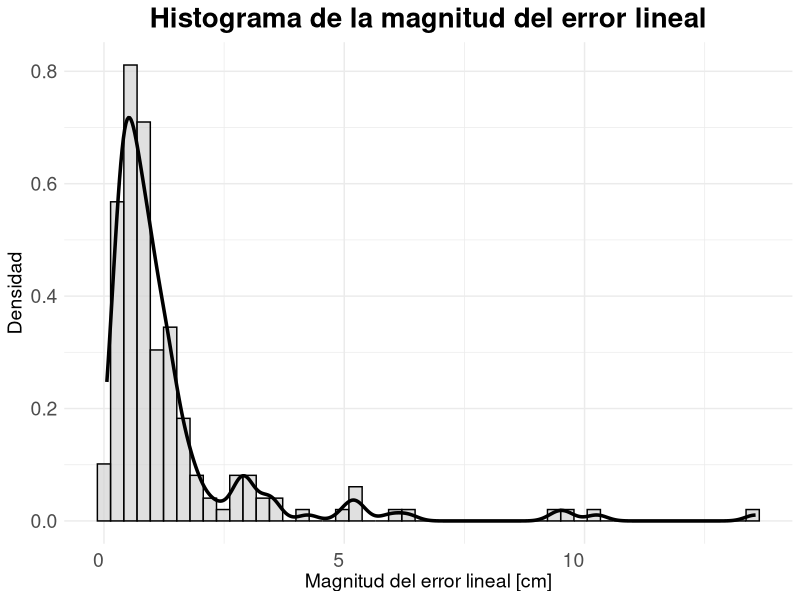
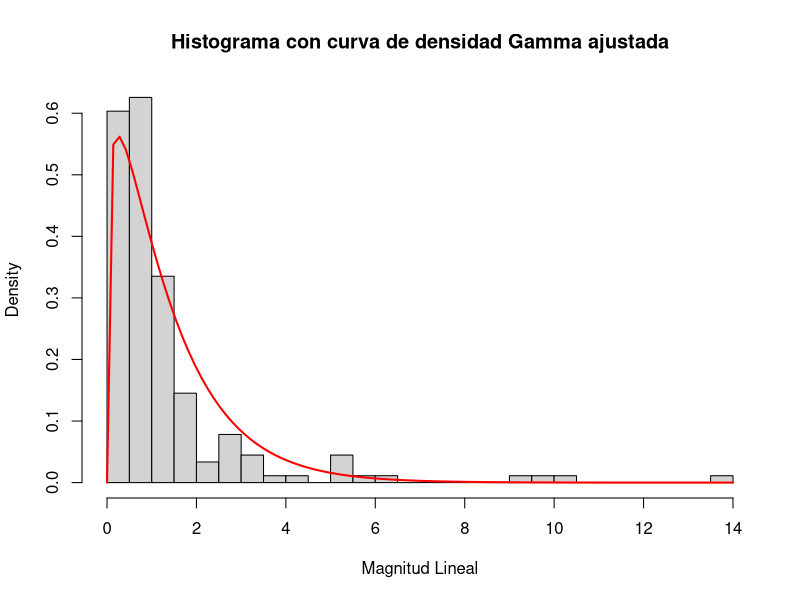
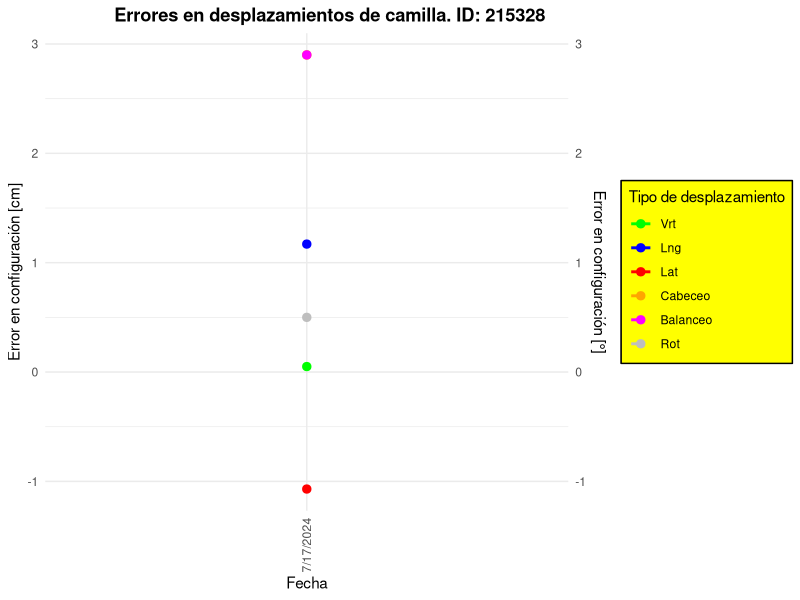
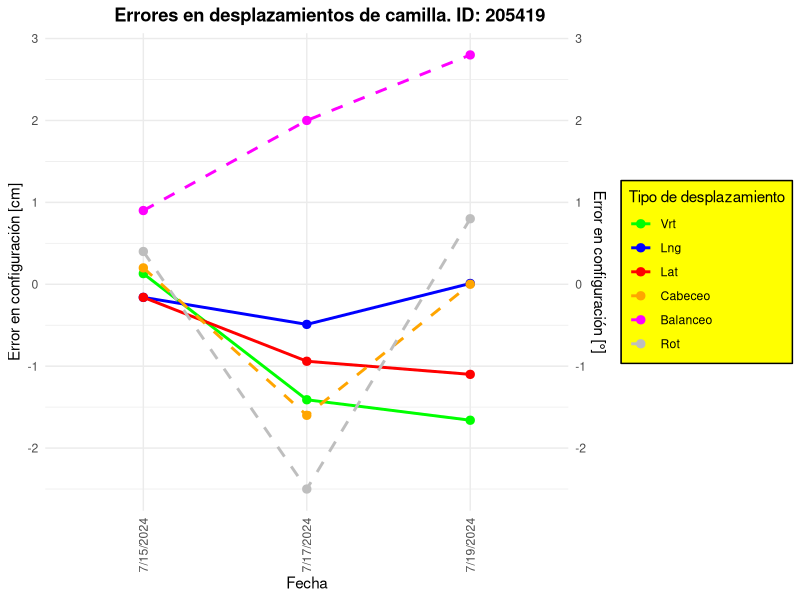
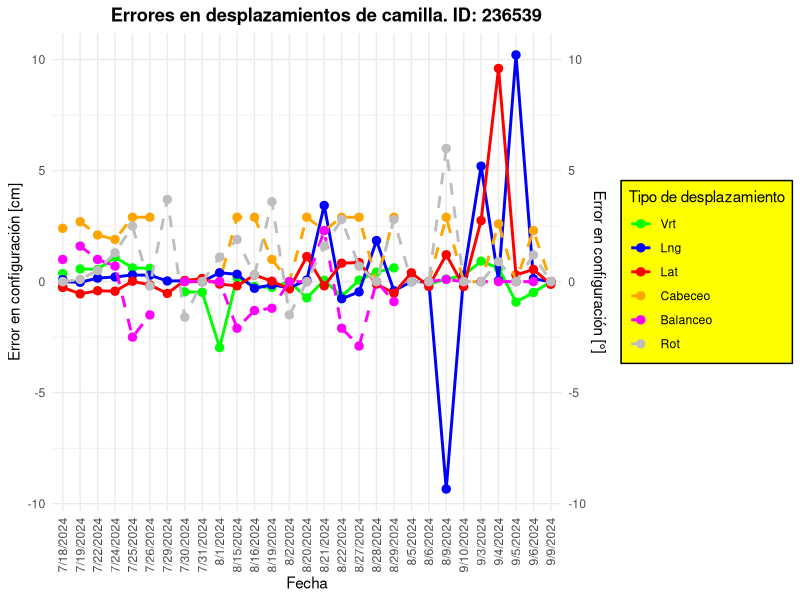
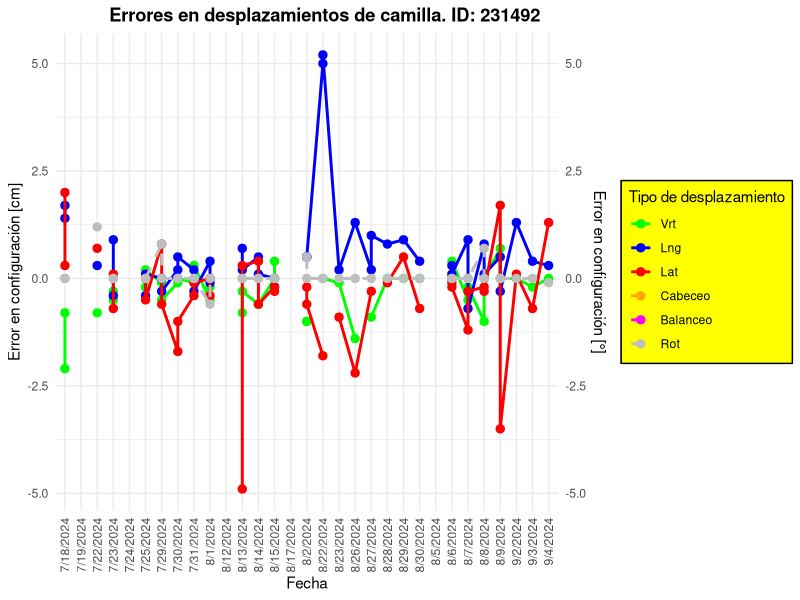
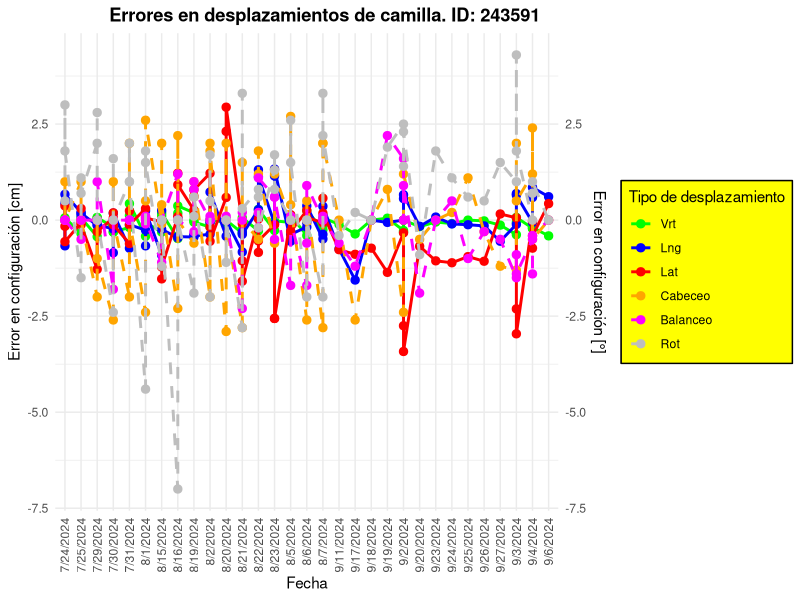
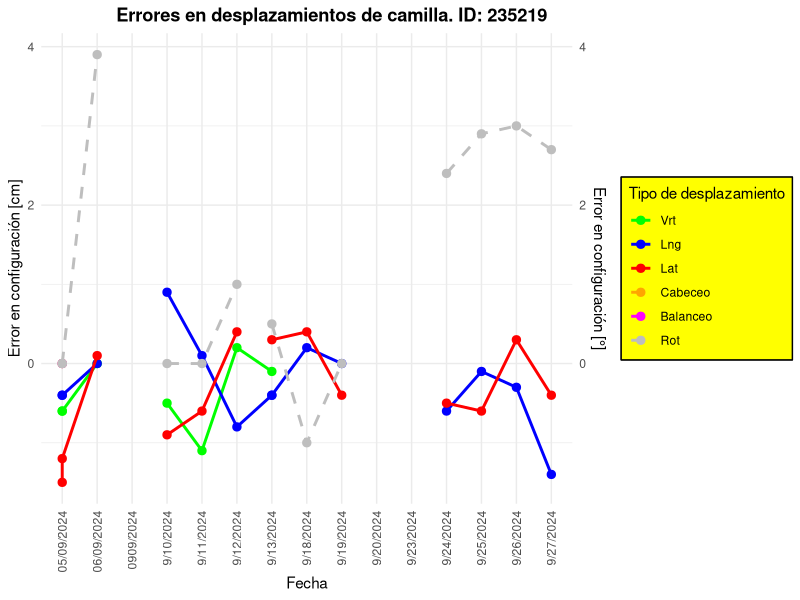

These figures' R source, in order: (Note: this script raises an error after producing the figures.)
####Paquetes####

library(ggplot2)
library(tidyr)
library(dplyr)
library(ggthemes)

####Datos####

setwd("C:\\Users\\c-lop\\Documents\\GitHub\\Radioterapia_SS\\Desplazamiento_camilla")

datos<-read.csv("colchones.csv",header=TRUE)

str(datos)

errores_col <- c("vrt", "lng", "lat", "cabeceo", "balanceo", "rot")

errores_col_num <- c("vrt_num", "lng_num", "lat_num", "cabeceo_num", "balanceo_num", "rot_num")

for (col in errores_col) {
  datos[[paste0(col, "_num")]] <- as.numeric(na_if(datos[[col]], "n.d."))
  datos[[paste0(col, "_num")]] <- as.numeric(na_if(datos[[col]], "n.i."))
}

####Gráficas errores####

ids_pacientes <- unique(datos$id)

# Filtrar datos para un paciente específico y graficar errores

for (id_f in ids_pacientes) {
  datos_paciente <- datos %>% filter(id == id_f)
  
  p_general_paciente <- ggplot(datos_paciente, aes(x = fecha)) +
    
    geom_line(aes(y = vrt_num, color = "Vrt", group = id_f), size = 1, na.rm = TRUE) +
    geom_point(aes(y = vrt_num, color = "Vrt", group = id_f), size = 2.5, na.rm = TRUE) +
    
    geom_line(aes(y = lng_num, color = "Lng", group = id_f), size = 1, na.rm = TRUE) +
    geom_point(aes(y = lng_num, color = "Lng", group = id_f), size = 2.5, na.rm = TRUE) +
    
    geom_line(aes(y = lat_num, color = "Lat", group = id_f), size = 1, na.rm = TRUE) +
    geom_point(aes(y = lat_num, color = "Lat", group = id_f), size = 2.5, na.rm = TRUE) +
    
    geom_line(aes(y = cabeceo_num, color = "Cabeceo", group = id_f), size = 1, linetype = "dashed", na.rm = TRUE) +
    geom_point(aes(y = cabeceo_num, color = "Cabeceo", group = id_f), size = 2.5, na.rm = TRUE) +
    
    geom_line(aes(y = balanceo_num, color = "Balanceo", group = id_f), size = 1, linetype = "dashed", na.rm = TRUE) +
    geom_point(aes(y = balanceo_num, color = "Balanceo", group = id_f), size = 2.5, na.rm = TRUE) +
    
    geom_line(aes(y = rot_num, color = "Rot", group = id_f), size = 1, linetype = "dashed", na.rm = TRUE) +
    geom_point(aes(y = rot_num, color = "Rot", group = id_f), size = 2.5, na.rm = TRUE) +
    
    scale_y_continuous(
      name = "Error en configuración [cm]",
      sec.axis = sec_axis(~., name = "Error en configuración [°]")
    ) +
    
    # Especificar los colores para cada línea
    scale_color_manual(
      values = c("Vrt" = "green", "Lng" = "blue", "Lat" = "red",
                 "Cabeceo" = "orange", "Balanceo" = "magenta", "Rot" = "gray"),
      breaks = c("Vrt", "Lng", "Lat", "Cabeceo", "Balanceo", "Rot")
    ) +
    
    labs(
      title = paste0("Errores en desplazamientos de camilla. ID: ", id_f),
      x = "Fecha",
      color = "Tipo de desplazamiento"
    ) +
    
    # Personalizar el tema
    theme_minimal() +
    theme(
      plot.title = element_text(face = "bold", hjust = 0.75),
      axis.title.y.left = element_text(color = "black"),
      axis.title.y.right = element_text(color = "black"),
      axis.text.x = element_text(angle = 90, vjust = 0.5, hjust = 1), 
      legend.background = element_rect(fill = "yellow", color = "black", size = 0.5), 
      legend.box.background = element_rect(color = "black") 
    )
  
  # Guardar el gráfico en un archivo
  ggsave(filename = paste0("grafico_errores_", id_f, ".svg"), plot = p_general_paciente, width = 10, height = 8)
}

####Boxplot general por desplazamiento####

colores <- c("Vrt" = "green", 
             "Lng" = "blue", 
             "Lat" = "red", 
             "Cabeceo" = "orange", 
             "Balanceo" = "magenta", 
             "Rot" = "gray")

# Cambia el stack para usar factor y establecer los nombres adecuados

datos_long <- stack(datos[, errores_col_num])
datos_long$ind <- factor(datos_long$ind, 
                         levels = c("rot_num", "balanceo_num", "cabeceo_num", "lat_num", "lng_num", "vrt_num"),
                         labels = c("Rot", "Balanceo", "Cabeceo", "Lat", "Lng", "Vrt"))

p_box_tipo_des <- ggplot(datos_long, aes(x = ind, y = values, fill = ind)) +
  geom_boxplot(width = 0.8, outlier.size = 3) +
  scale_fill_manual(values = colores) +
  labs(
    #title = "Errores por tipo de desplazamiento",
       x = "Desplazamientos",
       y = "Errores [cm/°]") +
  guides(fill = "none") +
  theme_minimal() +
  theme(
    #plot.title = element_text(face = "bold", hjust = 0.5, size = 14),
    axis.title = element_text(size = 18),
    axis.text = element_text(size = 16) 
  ) +
  coord_flip()

# Guardar el gráfico en un archivo
ggsave(filename = paste0("boxplot_general.svg"), plot = p_box_tipo_des, width = 12, height = 10)


####Gráficas de pasteles por tipo de dato####

# Inicializar un data frame vacío para almacenar los resultados
conteo_totales <- data.frame()

# Recuento de valores por cada desplazamiento
for (col in errores_col) {
  conteo <- datos %>%
    summarise(
      tipo = col,
      error = sum(!is.na(as.numeric(na_if(datos[[col]], "n.d."))) & !is.na(as.numeric(na_if(datos[[col]], "n.i."))), na.rm = TRUE),
      n.d. = sum(datos[[col]] == "n.d.", na.rm = TRUE),
      n.i. = sum(datos[[col]] == "n.i.", na.rm = TRUE)
    )
  
  # Agregar conteo al data frame total
  conteo_totales <- rbind(conteo_totales, conteo)
}

# Ordenar y renombrar los tipos de desplazamiento
conteo_totales$tipo <- factor(conteo_totales$tipo, 
                              levels = errores_col,  # Asegura el orden
                              labels = c("Vrt", "Lng", "Lat", "Cabeceo", "Balanceo", "Rot"))  # Renombra

# Convertir el data frame en formato largo para graficar
conteo_largo <- conteo_totales %>%
  pivot_longer(cols = c(error, n.d., n.i.), names_to = "tipo_valor", values_to = "conteo")

# Calcular los porcentajes para cada tipo
conteo_largo <- conteo_largo %>%
  group_by(tipo) %>%
  mutate(percentage = conteo / sum(conteo) * 100)

# Gráfico de pastel por cada tipo de desplazamiento con porcentaje y conteo
p_pasteles_valor_tipo <- ggplot(conteo_largo, aes(x = "", y = conteo, fill = tipo_valor)) +
  geom_bar(stat = "identity", width = 1) +
  facet_wrap(~ tipo) +  # Un pastel por cada desplazamiento
  coord_polar(theta = "y") +
  scale_fill_manual(values = c("error" = "green", "n.d." = "yellow", "n.i." = "red")) +
  labs(
    #title = "Distribución de datos por tipo de desplazamiento",
    fill = "Tipo de valor"
  ) +
  geom_text(aes(label = paste0(round(percentage, 1), "%\n", conteo)), 
            position = position_stack(vjust = 0.5), size = 4) +  # Mostrar porcentaje y conteo
  theme_void() +  # Elimina los ejes para el gráfico de pastel
  theme(
    #plot.title = element_text(hjust = 0.75, size = 16, face = "bold"),
    strip.text = element_text(face = "bold", size = 12),
    legend.text = element_text(size = 12)
  )

# Guardar el gráfico en un archivo
ggsave(filename = paste0("pasteles_tipo_general.svg"), plot = p_pasteles_valor_tipo, width = 10, height = 8)

####Gráfico pasteles general tipo de valor####

# Calcular los totales generales de error, n.d. y n.i.
conteo_general <- conteo_largo %>%
  group_by(tipo_valor) %>%
  summarise(conteo_total = sum(conteo))

# Calcular el porcentaje total para cada valor
conteo_general <- conteo_general %>%
  mutate(percentage = conteo_total / sum(conteo_total) * 100)

p_pastel_tipo_valor_general <- ggplot(conteo_general, aes(x = "", y = conteo_total, fill = tipo_valor)) +
  geom_bar(stat = "identity", width = 1) +
  coord_polar(theta = "y") +
  scale_fill_manual(values = c("error" = "green", "n.d." = "yellow", "n.i." = "red")) +
  labs(
    title = "Distribución general de datos",
    fill = "Tipo de valor"
  ) +
  geom_text(aes(label = paste0(round(percentage, 1), "%\n", conteo_total)), 
            position = position_stack(vjust = 0.5), size = 8) +
  theme_void() +
  theme(
    plot.title = element_text(hjust = 0.5, size = 16, face = "bold"),
    legend.text = element_text(size = 14),
    legend.title = element_text(size = 16)
  )

# Guardar el gráfico en un archivo
ggsave(filename = paste0("pastel_general.svg"), plot = p_pastel_tipo_valor_general, width = 10, height = 8)

####Gráfico pasteles general tipo de imagen####

# Agrupar los objetos "MV_nolig", "MV_nolig_AP" y "MV_nolig_LAT" en una nueva categoría "MV_nolig_grupo"
datos$tipo_objeto <- ifelse(datos$tipo_objeto %in% c("MV_nolig", "MV_nolig_AP", "MV_nolig_LAT"), 
                            "MV_nolig_grupo", datos$tipo_objeto)

# Contar las frecuencias de cada tipo de objeto
df_conteo_objeto <- as.data.frame(table(datos$tipo_objeto))

# Calcular el porcentaje
df_conteo_objeto$porcentaje <- round(df_conteo_objeto$Freq / sum(df_conteo_objeto$Freq) * 100, 1)

# Crear las etiquetas con cantidad y porcentaje
df_conteo_objeto$etiqueta <- paste0(df_conteo_objeto$Var1, "\n", df_conteo_objeto$Freq, " (", df_conteo_objeto$porcentaje, "%)")

# Crear el gráfico de pastel con las etiquetas fuera del gráfico
p_pasteles_objeto <- ggplot(df_conteo_objeto, aes(x = "", y = Freq, fill = Var1)) +
  geom_bar(width = 1, stat = "identity") +
  coord_polar("y", start = 0) +
  geom_text(aes(label = etiqueta), position = position_stack(vjust = 0.5), size = 6) +  # Ajusta vjust para que las etiquetas estén fuera
  labs(#title = "Distribución general de tipo de objeto", 
       fill = "Tipo de objeto") +
  theme_void() +
  theme(
    #plot.title = element_text(hjust = 0.5, size = 16, face = "bold"),
    legend.text = element_text(size = 14),
    #legend.title = element_text(size = 16)
  )

# Guardar el gráfico en un archivo
ggsave(filename = paste0("pastel_objeto.svg"), plot = p_pasteles_objeto, width = 10, height = 8)

####Magnitud lineal####

datos_filtrados <- datos %>%
  filter(!(is.na(vrt_num) & is.na(lng_num) & is.na(lat_num))) %>%
  mutate(magnitud_lineal = sqrt(ifelse(is.na(vrt_num), 0, vrt_num^2) +
                                  ifelse(is.na(lng_num), 0, lng_num^2) +
                                  ifelse(is.na(lat_num), 0, lat_num^2)))

for (id_f in ids_pacientes) {
  datos_paciente <- datos_filtrados %>% filter(id == id_f)
  
    p_magnitud_l <- ggplot(datos_paciente, aes(x = fecha)) +
      
      geom_line(aes(y = magnitud_lineal, color = "ml", group = id_f), size = 2, na.rm = TRUE) +
      geom_point(aes(y = magnitud_lineal, color = "ml", group = id_f), size = 4, na.rm = TRUE) +
      
      scale_y_continuous(
        name = "Magnitud del error lineal [cm]",
      ) +
      
      # Especificar los colores para cada línea
      scale_color_manual(
        values = c("ml" = "black")
      ) +
      
      labs(
        title = paste0("Magnitud del error lineal. ID: ", id_f),
        x = "Fecha"
      ) +
      
      # Personalizar el tema
      theme_minimal() +
      theme(
        plot.title = element_text(face = "bold", hjust = 0.5),
        axis.title.x = element_text(size = 14), # Tamaño del título del eje X
        axis.title.y = element_text(size = 14, color = "black"), # Tamaño del título del eje Y
        axis.text.x = element_text(angle = 90, vjust = 0.5, hjust = 1, size = 12), # Tamaño de texto en eje X
        axis.text.y = element_text(size = 12), # Tamaño de texto en eje Y
        legend.position = "none",
        legend.text = element_text(size = 16),
        legend.title = element_text(size = 18)
      )
    
    # Guardar el gráfico en un archivo
    ggsave(filename = paste0("grafico_magnitud_lineal_", id_f, ".svg"), plot = p_magnitud_l, width = 10, height = 8)
}

# Histograma para la magnitud lineal con curva de normalidad
p_hist_lineal <- ggplot(datos_filtrados, aes(x = magnitud_lineal)) +
  geom_histogram(aes(y = ..density..), bins = 50, fill = "lightgray", color = "black", alpha = 0.7) +
  geom_density(lwd = 1.2) +
  labs(title = "Histograma de la magnitud del error lineal",
       x = "Magnitud del error lineal [cm]",
       y = "Densidad") +
  theme_minimal() +
  theme(
    plot.title = element_text(face = "bold", hjust = 0.5,size = 20),
    axis.title.x = element_text(size = 14), # Tamaño del título del eje X
    axis.title.y = element_text(size = 14, color = "black"), # Tamaño del título del eje Y
    axis.text.x = element_text(vjust = 0.5, hjust = 1, size = 14), # Tamaño de texto en eje X
    axis.text.y = element_text(size = 14), # Tamaño de texto en eje Y
    legend.position = "none",
    legend.text = element_text(size = 16),
    legend.title = element_text(size = 18)
  )

mean(datos_filtrados$magnitud_lineal)
sd(datos_filtrados$magnitud_lineal)

# Guardar
print(p_hist_lineal)
ggsave(filename = paste0("histo_magnitud_lineal.svg"), plot = p_hist_lineal, width = 10, height = 8)

####Magnitud angular####

datos_filtrados <- datos %>%
  filter(!(is.na(cabeceo_num) & is.na(balanceo_num) & is.na(rot_num))) %>%
  mutate(magnitud_angular = sqrt(ifelse(is.na(cabeceo_num), 0, cabeceo_num^2) +
                                   ifelse(is.na(balanceo_num), 0, balanceo_num^2) +
                                   ifelse(is.na(rot_num), 0, rot_num^2)))

for (id_f in ids_pacientes) {
  datos_paciente <- datos_filtrados %>% filter(id == id_f)
  
  # Verificar si hay datos después de filtrar NAs
    p_magnitud_a <- ggplot(datos_paciente, aes(x = fecha)) +
      
      geom_line(aes(y = magnitud_angular, color = "ma", group = id_f), size = 2, na.rm = TRUE) +
      geom_point(aes(y = magnitud_angular, color = "ma", group = id_f), size = 4, na.rm = TRUE) +
      
      scale_y_continuous(
        name = "Magnitud del error angular [°]",
      ) +
      
      # Especificar los colores para cada línea
      scale_color_manual(
        values = c("ma" = "blue")
      ) +
      
      labs(
        title = paste0("Magnitud del error angular. ID: ", id_f),
        x = "Fecha"
      ) +
      
      # Personalizar el tema
      theme_minimal() +
      theme(
        plot.title = element_text(face = "bold", hjust = 0.5),
        axis.title.x = element_text(size = 14), # Tamaño del título del eje X
        axis.title.y = element_text(size = 14, color = "black"), # Tamaño del título del eje Y
        axis.text.x = element_text(angle = 90, vjust = 0.5, hjust = 1, size = 14), # Tamaño de texto en eje X
        axis.text.y = element_text(size = 14), # Tamaño de texto en eje Y
        legend.position = "none",
        legend.text = element_text(size = 16),
        legend.title = element_text(size = 18)
      )
    
    # Guardar el gráfico en un archivo
    ggsave(filename = paste0("grafico_magnitud_angular_", id_f, ".svg"), plot = p_magnitud_a, width = 10, height = 8)
}

# Histograma para la magnitud angular con curva de normalidad
p_hist_lineal <- ggplot(datos_filtrados, aes(x = magnitud_angular)) +
  geom_histogram(aes(y = ..density..), bins = 50, fill = "blue", color = "black", alpha = 0.7) +
  geom_density(lwd = 1.2) +
  labs(title = "Histograma de la magnitud del error angular",
       x = "Magnitud del error angular [°]",
       y = "Densidad") +
  theme_minimal() +
  theme(
    plot.title = element_text(face = "bold", hjust = 0.5,size = 20),
    axis.title.x = element_text(size = 14), # Tamaño del título del eje X
    axis.title.y = element_text(size = 14, color = "black"), # Tamaño del título del eje Y
    axis.text.x = element_text(vjust = 0.5, hjust = 1, size = 14), # Tamaño de texto en eje X
    axis.text.y = element_text(size = 14), # Tamaño de texto en eje Y
    legend.position = "none",
    legend.text = element_text(size = 16),
    legend.title = element_text(size = 18)
  )

mean(datos_filtrados$magnitud_angular)
sd(datos_filtrados$magnitud_angular)

# Guardar
ggsave(filename = paste0("histo_magnitud_angular.svg"), plot = p_hist_lineal, width = 10, height = 8)

####Summary####

summary(datos$vrt_num)
sd(datos$vrt_num, na.rm = TRUE)

summary(datos$lng_num)
sd(datos$lng_num, na.rm = TRUE)

summary(datos$cabeceo_num)
sd(datos$cabeceo_num, na.rm = TRUE)

summary(datos$lat_num)
sd(datos$lat_num, na.rm = TRUE)

summary(datos$balanceo_num)
sd(datos$balanceo_num, na.rm = TRUE)

summary(datos$rot_num)
sd(datos$rot_num, na.rm = TRUE)

####Pruebas de normalidad para magnitudes####

datos_filtrados_lineal <- datos %>%
  filter(!(is.na(vrt_num) & is.na(lng_num) & is.na(lat_num))) %>%
  mutate(magnitud_lineal = sqrt(ifelse(is.na(vrt_num), 0, vrt_num^2) +
                                  ifelse(is.na(lng_num), 0, lng_num^2) +
                                  ifelse(is.na(lat_num), 0, lat_num^2)))

datos_filtrados_angular <- datos %>%
  filter(!(is.na(cabeceo_num) & is.na(balanceo_num) & is.na(rot_num))) %>%
  mutate(magnitud_angular = sqrt(ifelse(is.na(cabeceo_num), 0, cabeceo_num^2) +
                                   ifelse(is.na(balanceo_num), 0, balanceo_num^2) +
                                   ifelse(is.na(rot_num), 0, rot_num^2)))

# Prueba de normalidad para magnitud lineal
shapiro_lineal <- shapiro.test(datos_filtrados_lineal$magnitud_lineal)
print(shapiro_lineal)

# Prueba de normalidad para magnitud angular
shapiro_angular <- shapiro.test(datos_filtrados_angular$magnitud_angular)
print(shapiro_angular)


# Instalar y cargar el paquete 'MASS' si no lo tienes instalado
if(!require(MASS)) install.packages("MASS")
library(MASS)

# Ajustar una distribución gamma a la variable 'magnitud_lineal' en tu conjunto de datos
ajuste_gamma <- fitdistr(datos_filtrados_lineal$magnitud_lineal, "gamma")
print(ajuste_gamma)

# Obtener los parámetros ajustados
shape <- ajuste_gamma$estimate["shape"]
rate <- ajuste_gamma$estimate["rate"]

# Realizar la prueba de Kolmogorov-Smirnov para ver si los datos se ajustan a una distribución gamma
ks.test(datos_filtrados_lineal$magnitud_lineal, "pgamma", shape = shape, rate = rate)

# Graficar histograma
hist(datos_filtrados_lineal$magnitud_lineal, breaks = 30, probability = TRUE, 
     main = "Histograma con curva de densidad Gamma ajustada", 
     xlab = "Magnitud Lineal")

# Añadir la curva de densidad gamma
curve(dgamma(x, shape = shape, rate = rate), col = "red", lwd = 2, add = TRUE)

#Chi
ajuste_chi <- fitdistr(datos_filtrados_lineal$magnitud_lineal, "chi-squared", start = list(df = 2))
print(ajuste_chi)

# Obtener el parámetro de grados de libertad (df) ajustado
df <- ajuste_chi$estimate["df"]

# Realizar la prueba de Kolmogorov-Smirnov para la distribución Chi-cuadrado
ks.test(datos_filtrados_lineal$magnitud_lineal, "pchisq", df = df)

# Graficar el histograma
hist(datos$magnitud_lineal, breaks = 30, probability = TRUE, 
     main = "Histograma con curva de densidad Chi-cuadrado ajustada", 
     xlab = "Magnitud Lineal")

# Añadir la curva de densidad Chi-cuadrado ajustada
curve(dchisq(x, df = df), col = "blue", lwd = 2, add = TRUE)

####Uso de V####

# Filtrar por ID único y contar el uso de barras de indexación
datos_unicos <- datos %>%
  distinct(id, .keep_all = TRUE) %>%  # Mantener solo registros únicos por ID
  group_by(uso_v) %>%                 # Agrupar por uso de barras
  summarise(conteo = n()) %>%         # Contar los pacientes
  ungroup() %>%
  mutate(porcentaje = conteo / sum(conteo) * 100,  # Calcular porcentaje
         etiqueta = paste0("N: ", conteo, "\n", round(porcentaje, 1), "%"))  # Crear etiqueta

# Crear la gráfica de pastel
p_uso_v <- ggplot(datos_unicos, aes(x = "", y = conteo, fill = factor(uso_v, labels = c("No utiliza", "Utiliza")))) +
  geom_bar(stat = "identity", width = 1) + 
  coord_polar("y") +
  geom_text(aes(label = etiqueta), position = position_stack(vjust = 0.5), size = 8, color = "black") +  # Etiquetas con conteo y porcentaje
  labs(#title = "Proporción de pacientes que utilizan barras de indexación", 
    fill = "Uso de barras de indexación V") +
  theme_void() +                        # Eliminar fondo y ejes
  scale_fill_manual(values = c("red", "green")) +  # Colores
  theme(
    #plot.title = element_text(hjust = 0.5, size = 16, face = "bold"),
    legend.text = element_text(size = 14),
    legend.title = element_text(size = 16)
  )

# Guardar el gráfico en un archivo
ggsave(filename = paste0("pastel_uso_v.svg"), plot = p_uso_v, width = 10, height = 8)

#Histogramas

# Histogramas de magnitud lineal
ggplot(datos_filtrados_lineal, aes(x = magnitud_lineal, fill = factor(uso_v, labels = c("No utiliza", "Utiliza")))) +
  geom_histogram(aes(y = ..density..), binwidth = 1, position = "identity", alpha = 0.5, color = "black") +
  geom_density(alpha = 0.2, adjust = 1.5) +  # Añadir curva de densidad
  labs(title = "Histograma de Magnitud Lineal", x = "Magnitud Lineal", y = "Densidad", fill = "Uso de Barras de Indexación") +
  theme_minimal()

# Histogramas de magnitud angular
ggplot(datos_filtrados_angular, aes(x = magnitud_angular, fill = factor(uso_v, labels = c("No utiliza", "Utiliza")))) +
  geom_histogram(aes(y = ..density..), binwidth = 1, position = "identity", alpha = 0.5, color = "black") +
  geom_density(alpha = 0.2, adjust = 1.5) +  # Añadir curva de densidad
  labs(title = "Histograma de Magnitud Angular", x = "Magnitud Angular", y = "Densidad", fill = "Uso de Barras de Indexación") +
  theme_minimal()

#Boxplots

# Boxplot de magnitud lineal
p_box_v_lineal <- ggplot(datos_filtrados_lineal, aes(x = factor(uso_v, labels = c("No utiliza", "Utiliza")), y = magnitud_lineal, fill = factor(uso_v, labels = c("No utiliza", "Utiliza")))) +
  geom_boxplot(alpha = 0.7) +
  labs(title = "Boxplot de la magnitud del error lineal respecto al uso de V", x = "Uso de barras de indexación V", y = "Magnitud del error lineal [cm]", fill = "Uso de barras de indexación V") +
  theme_minimal() +
  scale_fill_manual(values = c("red", "green")) +
  theme(
    plot.title = element_text(face = "bold", hjust = 0.5, size = 18),
    axis.title.x = element_text(size = 14), # Tamaño del título del eje X
    axis.title.y = element_text(size = 14, color = "black"), # Tamaño del título del eje Y
    axis.text.x = element_text(vjust = 0.5, hjust = 1, size = 12), # Tamaño de texto en eje X
    axis.text.y = element_text(size = 12), # Tamaño de texto en eje Y
    legend.position = "none",
    legend.text = element_text(size = 16),
    legend.title = element_text(size = 18)
  )

# Guardar el gráfico en un archivo
ggsave(filename = paste0("pastel_box_v_lineal.svg"), plot = p_box_v_lineal, width = 10, height = 8)

# Calcular el promedio y desviación estándar para magnitud lineal
resumen_magnitud <- datos_filtrados_lineal %>%
  group_by(uso_v) %>%
  summarise(
    promedio_lineal = mean(magnitud_lineal, na.rm = TRUE),
    sd_lineal = sd(magnitud_lineal, na.rm = TRUE),
  ) %>%
  mutate(uso_v = factor(uso_v, labels = c("No utiliza", "Utiliza")))  # Etiquetar las categorías

# Mostrar el resumen de estadísticas
print(resumen_magnitud)

# Boxplot de magnitud angular
p_box_v_angular <- ggplot(datos_filtrados_angular, aes(x = factor(uso_v, labels = c("No utiliza", "Utiliza")), y = magnitud_angular, fill = factor(uso_v, labels = c("No utiliza", "Utiliza")))) +
  geom_boxplot(alpha = 0.7) +
  labs(title = "Boxplot de la magnitud del error angular respecto al uso de V", x = "Uso de barras de indexación V", y = "Magnitud del error angular [°]", fill = "Uso de barras de indexación V") +
  theme_minimal() +
  scale_fill_manual(values = c("red", "green")) +
theme(
  plot.title = element_text(face = "bold", hjust = 0.5, size = 18),
  axis.title.x = element_text(size = 14), # Tamaño del título del eje X
  axis.title.y = element_text(size = 14, color = "black"), # Tamaño del título del eje Y
  axis.text.x = element_text(vjust = 0.5, hjust = 1, size = 12), # Tamaño de texto en eje X
  axis.text.y = element_text(size = 12), # Tamaño de texto en eje Y
  legend.position = "none",
  legend.text = element_text(size = 16),
  legend.title = element_text(size = 18)
)

# Guardar el gráfico en un archivo
ggsave(filename = paste0("pastel_box_v_angular.svg"), plot = p_box_v_angular, width = 10, height = 8)

# Calcular el promedio y desviación estándar para magnitud angular
resumen_magnitud <- datos_filtrados_angular %>%
  group_by(uso_v) %>%
  summarise(
    promedio_angular = mean(magnitud_angular, na.rm = TRUE),
    sd_angular = sd(magnitud_angular, na.rm = TRUE),
  ) %>%
  mutate(uso_v = factor(uso_v, labels = c("No utiliza", "Utiliza")))  # Etiquetar las categorías

# Mostrar el resumen de estadísticas
print(resumen_magnitud)

#Prueba t student

# Filtrar datos para los dos grupos
grupo_utiliza <- datos %>% filter(uso_v == 1)  # Pacientes que utilizan barras
grupo_no_utiliza <- datos %>% filter(uso_v == 0)  # Pacientes que no utilizan barras

# Prueba t para magnitud lineal
t_test_lineal <- t.test(magnitud_lineal ~ uso_v, data = datos_filtrados_lineal, var.equal = FALSE)
print(t_test_lineal)

# Prueba t para magnitud angular
t_test_angular <- t.test(magnitud_angular ~ uso_v, data = datos_filtrados_angular, var.equal = FALSE)
print(t_test_angular)

####SBRT####

# Filtrar por ID único y contar por tipo de plan
datos_unicos <- datos %>%
  distinct(id, .keep_all = TRUE) %>%
  group_by(tipo) %>%                 # Agrupar por tipo de plan
  summarise(conteo = n()) %>%
  ungroup() %>%
  mutate(porcentaje = conteo / sum(conteo) * 100,
         etiqueta = paste0("N: ", conteo, "\n", round(porcentaje, 1), "%"))  # Crear etiqueta

# Crear la gráfica de pastel
p_tipo_plan <- ggplot(datos_unicos, aes(x = "", y = conteo, fill = factor(tipo))) +
  geom_bar(stat = "identity", width = 1) + 
  coord_polar("y") +
  geom_text(aes(label = etiqueta), position = position_stack(vjust = 0.5), size = 8, color = "black") +
  labs(fill = "Tipo de Plan") +
  theme_void() +                       
  scale_fill_manual(values = c("red", "green")) +  # Colores para SBRT y no SBRT
  theme(
    legend.text = element_text(size = 14),
    legend.title = element_text(size = 16)
  )

#Guardar el gráfico en un archivo
ggsave(filename = paste0("pastel_tipo_plan.svg"), plot = p_tipo_plan, width = 10, height = 8)


# Boxplot de magnitud lineal
p_box_sbrt_lineal <- ggplot(datos_filtrados_lineal, aes(x = factor(tipo), y = magnitud_lineal, fill = factor(tipo))) +
  geom_boxplot(alpha = 0.7) +
  labs(title = "Boxplot de la magnitud del error lineal", x = "Tipo de tratamiento", y = "Magnitud del error lineal [cm]", fill = "Tipo de tratamiento") +
  theme_minimal() +
  scale_fill_manual(values = c("red", "green")) +
  theme(
    plot.title = element_text(face = "bold", hjust = 0.5, size = 18),
    axis.title.x = element_text(size = 14),
    axis.title.y = element_text(size = 14, color = "black"),
    axis.text.x = element_text(vjust = 0.5, hjust = 1, size = 12),
    axis.text.y = element_text(size = 12),
    legend.position = "none",
    legend.text = element_text(size = 16),
    legend.title = element_text(size = 18)
  )

# Guardar el gráfico en un archivo
ggsave(filename = paste0("pastel_box_sbrt_lineal_tipo.svg"), plot = p_box_sbrt_lineal, width = 10, height = 8)

# Boxplot de magnitud angular
p_box_sbrt_angular <- ggplot(datos_filtrados_angular, aes(x = factor(tipo), y = magnitud_angular, fill = factor(tipo))) +
  geom_boxplot(alpha = 0.7) +
  labs(title = "Boxplot de la magnitud del error angular", x = "Tipo de tratamiento", y = "Magnitud del error angular [°]", fill = "Tipo de tratamiento") +
  theme_minimal() +
  scale_fill_manual(values = c("red", "green")) +
  theme(
    plot.title = element_text(face = "bold", hjust = 0.5, size = 18),
    axis.title.x = element_text(size = 14),
    axis.title.y = element_text(size = 14, color = "black"),
    axis.text.x = element_text(vjust = 0.5, hjust = 1, size = 12),
    axis.text.y = element_text(size = 12),
    legend.position = "none",
    legend.text = element_text(size = 16),
    legend.title = element_text(size = 18)
  )

# Guardar el gráfico en un archivo
ggsave(filename = paste0("pastel_box_v_angular_tipo.svg"), plot = p_box_sbrt_angular, width = 10, height = 8)


# Calcular el promedio y desviación estándar para magnitud lineal
resumen_magnitud_lineal <- datos_filtrados_lineal %>%
  group_by(tipo) %>%
  summarise(
    promedio_lineal = mean(magnitud_lineal, na.rm = TRUE),
    sd_lineal = sd(magnitud_lineal, na.rm = TRUE)
  )

# Mostrar el resumen de estadísticas para magnitud lineal
print(resumen_magnitud_lineal)

# Calcular el promedio y desviación estándar para magnitud angular
resumen_magnitud_angular <- datos_filtrados_angular %>%
  group_by(tipo) %>%
  summarise(
    promedio_angular = mean(magnitud_angular, na.rm = TRUE),
    sd_angular = sd(magnitud_angular, na.rm = TRUE)
  )

# Mostrar el resumen de estadísticas para magnitud angular
print(resumen_magnitud_angular)


# Filtrar datos para los dos grupos
grupo_sbrt <- datos %>% filter(tipo == "SBRT")  # Pacientes en el plan SBRT
grupo_no_sbrt <- datos %>% filter(tipo == "Fx")  # Pacientes en otros planes

# Prueba t para magnitud lineal
t_test_lineal <- t.test(magnitud_lineal ~ tipo, data = datos_filtrados_lineal, subset = tipo %in% c("SBRT", "Fx"), var.equal = FALSE)
print(t_test_lineal)

# Prueba t para magnitud angular
t_test_angular <- t.test(magnitud_angular ~ tipo, data = datos_filtrados_angular, subset = tipo %in% c("SBRT", "Fx"), var.equal = FALSE)
print(t_test_angular)
